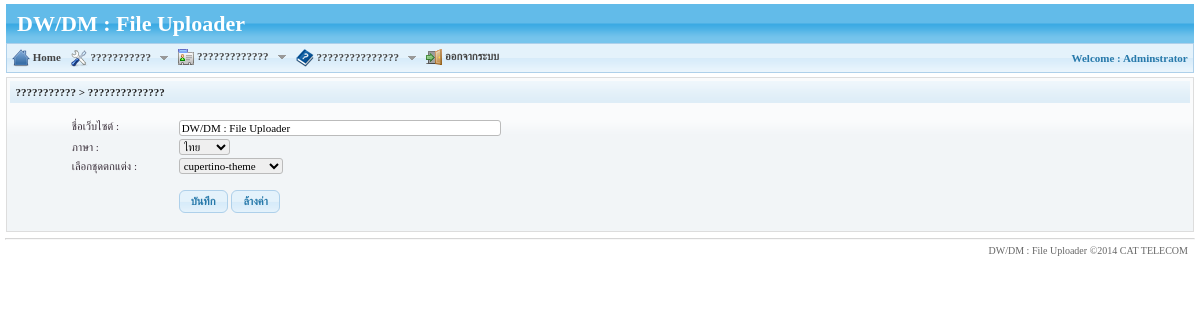
The page /?setModule=Admin&setPage=config (signed in) on the database its author committed.
### tables this page shows
CREATE TABLE IF NOT EXISTS `tbl_menu_group` (
  `mgroup_id` tinyint(4) NOT NULL auto_increment,
  `menu_group_th` varchar(50) NOT NULL,
  `menu_group_en` varchar(50) default NULL,
  `menu_path` varchar(50) NOT NULL,
  `menu_order` tinyint(4) default NULL,
  `icon_id` tinyint(4) default '3',
  PRIMARY KEY  (`mgroup_id`),
  KEY `Ref44106` (`icon_id`)
);

CREATE TABLE IF NOT EXISTS `tbl_configs` (
  `website_name` varchar(255) NOT NULL,
  `website_theme` varchar(100) default NULL,
  `website_language` varchar(2) default 'th',
  PRIMARY KEY  (`website_name`)
);

### includes/functions.php (the view, shortened to what the rows shown need)
<?php
function title_menu($menu_file){
global $db;
	$sql_title = "SELECT a.menu_name_th , a.menu_name_en ,  b.menu_group_en ,b.menu_group_th
						FROM tbl_menu a ,  tbl_menu_group b
						WHERE a.mgroup_id = b.mgroup_id
						AND a.menu_file  = '$menu_file' ";
	$rs_title = $db->GetRow($sql_title);
	$title = $rs_title['menu_group_'.LANGUAGE]. " &gt; ".$rs_title['menu_name_'.LANGUAGE];
	return $title;
}
function listComboBox($arrData , $selectedVal=""){
		foreach($arrData as   $key =>$val ){
		$sel=$selectedVal == $key?"selected":"";
		echo "<option value='$key' $sel>$val</option>\n";
	}
}
?>

### main_menu.php (shortened to what the rows shown need)
<?php
$db->debug = 0;
?>
<link rel="stylesheet" type="text/css" href="css/<?=THEMES?>/menu.css" />
<div class="ui-state-default">
  <table cellpadding="0" cellspacing="0" style="width:100%;">
    <tr>
      <td width="83%" style="width:80%;">
        <ul id="qm0" class="qmmc">
          <?php
if(LANGUAGE == "en"){
	$menu_group_lange = "menu_group_en";
	$menu_lange = "menu_name_en";
}else{
	$menu_group_lange = "menu_group_th";
}
$sqlMenuGroup = "SELECT
								 T.*
							FROM (SELECT
									   b.mgroup_id,
									   b.menu_group_th,
									   b.menu_group_en,
									   b.menu_path,
									   a.menu_order,
									   c.icon_name
								  FROM tbl_menu a,
									   tbl_menu_group b,
									   tbl_icons c
								  WHERE a.mgroup_id = b.mgroup_id
										 AND b.icon_id = c.icon_id
										 AND menu_id IN(SELECT
															 menu_id
														FROM tbl_menu_auth
														WHERE group_id IN(SELECT
																			   group_id
																		  FROM tbl_user_auth
																		  WHERE user_id ='".$_SESSION['sess_user_id']."'))
								  GROUP BY a.mgroup_id
								  ORDER BY a.mgroup_id) AS T
								 left join tbl_menu_group a
								   on a.mgroup_id = t.mgroup_id
							group by a.menu_order
							order by a.menu_order";
$rsMenuGroup = $db->GetAll($sqlMenuGroup);
for($i=0;$i<count($rsMenuGroup);$i++){
	?>
          <li><a class="qmparent" href="javascript:void(0)"><img src="./images/menu_actions/<?=$rsMenuGroup[$i]['icon_name']?>"  border="0" align="absmiddle" />
            <?=$rsMenuGroup[$i][$menu_group_lange]?>
            &nbsp;&nbsp;<img src="images/menu_actions/icons-down.gif"  border="0" align="absmiddle" /> </a>
            <?php
}
			?>
          <li ><a class="qmparent" href="javascript:void(0)" id="signout"><img src="<?=$arr_icon['logout']?>"  border="0" align="absmiddle" /> ออกจากระบบ</a>
        </ul>
        </td>
    </tr>
  </table>
</div>

### modules/Admin/config.php (shortened to what the rows shown need)
<?php
$title = title_menu($_GET['setPage']);
$sql = "SELECT * FROM tbl_configs";
$rs = $db->GetRow($sql);
?>
<table width="100%" border="0" cellpadding="0" cellspacing="0" class="ui-widget-content">
  <tr>
    <td>
          <table width="100%" border="0" cellspacing="1" cellpadding="2">
            <tr>
              <td width="100%" align="right"><table width="100%" border="0" cellspacing="0" cellpadding="0">
                  <tr class="ui-widget-header">
                    <td height="22" align="left" valign="middle">
                      <div class="txt_header"> <b>&nbsp;
                        <?=$title;?>
                        </b></div>
                      </td>
                    <td align="right" valign="top">&nbsp;</td>
                  </tr>
                  <tr>
                    <td colspan="2" align="left" valign="middle"><div id="dialog-form-<?=$_GET['setPage'];?>">
                        <form id="form_config" name="form_config" method="post" action="">
                          <table width="100%" border="0" cellspacing="1" cellpadding="1">
                            <tr>
                              <td>&nbsp;</td>
                              <td valign="top">&nbsp;</td>
                              <td valign="top">&nbsp;</td>
                            </tr>
                            <tr>
                              <td width="5%">&nbsp;</td>
                              <td width="9%" valign="top">ชื่อเว็บไซต์ :</td>
                              <td width="86%" valign="top"><span id="sprytextfield1">
                                <label>
                                  <input name="web_name" type="text" id="web_name" size="50" value="<?=$rs['website_name']?>" />
                          </label>
                                <span class="textfieldRequiredMsg">A value is required.</span></span></td>
                            </tr>
                            <tr>
                              <td>&nbsp;</td>
                              <td>ภาษา :</td>
                              <td><label for="lang"></label>
                                <select name="lang" id="lang" class="input">
                                  <option value="th" <?=$rs['website_language'] == 'en' ? '' : 'selected';?>>ไทย</option>
                              </select></td>
                            </tr>
                            <tr>
                              <td>&nbsp;</td>
                              <td>เลือกชุดตกแต่ง :</td>
                              <td><select name="theme" id="theme" class="input">
                              <?php
							  		  listComboBox($arr_theme , $rs['website_theme']);
							  ?>
                              </select></td>
                            </tr>
                            <tr>
                              <td height="49">&nbsp;</td>
                              <td>&nbsp;</td>
                              <td><?=MENU_SUBMIT?></td>
                            </tr>
                          </table>
                        </form>
                      </div></td>
                  </tr>
                </table></td>
            </tr>
          </table>
        </td>
  </tr>
</table>
</td>
</tr>
</table>

### rows shown on the page
tbl_menu_group: shows a picture, menu_group_th "???????????"
tbl_menu_group: shows a picture, menu_group_th "?????????????"
tbl_menu_group: shows a picture, menu_group_th "???????????????"
tbl_configs: web_name "DW/DM : File Uploader", lang "ไทย"

### other values the page prints
SITE_NAME "DW/DM : File Uploader"
$_SESSION['sess_name'] "Adminstrator"
$title "??????????? > ??????????????"
COPYRIGHT "©2014 CAT TELECOM"
form field theme "cupertino-theme"
